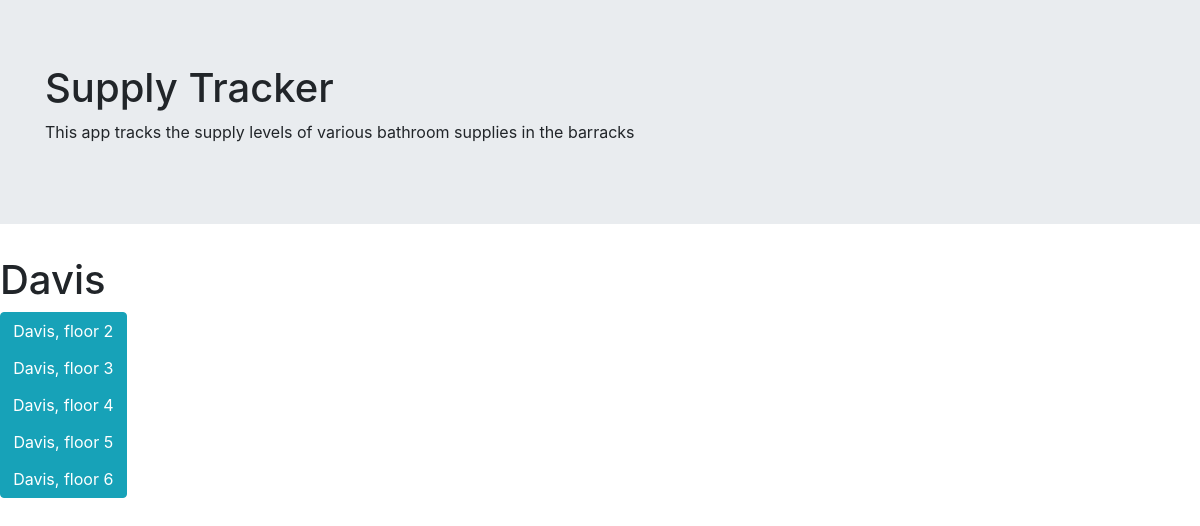
/supply/5/, run on the app's committed database.
### supply/models.py (models this page shows, shortened)
class Barracks(models.Model):
    name = models.CharField(max_length=100)

class Floor(models.Model):
    barracks_id = models.ForeignKey(Barracks, on_delete=models.CASCADE, default='')
    floor = models.IntegerField()

### supply/views.py (the view)
# urls.py: path('<int:barracks_id>/', views.floor, name='floor'),
def floor(request, barracks_id):
    barracks = get_object_or_404(Barracks, pk=barracks_id)
    floor_list = Floor.objects.filter(barracks_id=barracks_id)
    context = {'floor_list': floor_list, 'barracks':barracks}
    return render(request, 'supply/floor.html', context)

### supply/templates/supply/floor.html (shortened to what this page needs)
<link rel="stylesheet" href="https://maxcdn.bootstrapcdn.com/bootstrap/4.3.1/css/bootstrap.min.css">
<div class="jumbotron jumbotron-fluid">
  <div class="container">
    <h1>Supply Tracker</h1>
    <p>This app tracks the supply levels of various bathroom supplies in the barracks</p>
  </div>
</div>
<h1> {{barracks.name}} </h1>
<div class="btn-group-vertical">
{% if floor_list %}
    {% for floor in floor_list %}
        <a href="/supply/{{ barracks.id }}/{{ floor.id }}" class="btn btn-info" role="button">{{ barracks.name }}, floor {{ floor.floor }}</a>
    {% endfor %}
{% else %}
</div>
    <p>No floors are available.</p>
{% endif %}

### data on the page
Barracks: name "Davis"
Floor: floor "2"
Floor: floor "3"
Floor: floor "4"
Floor: floor "5"
Floor: floor "6"
